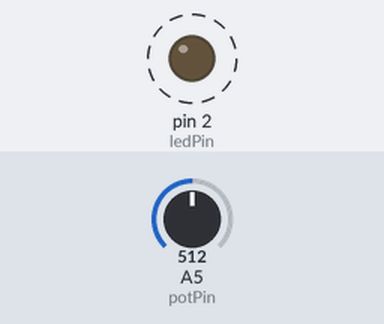
A sketch run on a simulated Arduino Uno, built with avr-gcc and run on an emulated ATmega328P. On the bench: output pins drawn as LEDs (lit = HIGH). Dashed ring = blinking. Inputs (shaded band) come from the test bench; at power-on: A5 (potPin) = 512.

Above: at 1.8 s.
1.9 s: A5 (potPin) set to 0
At 2.7 s:
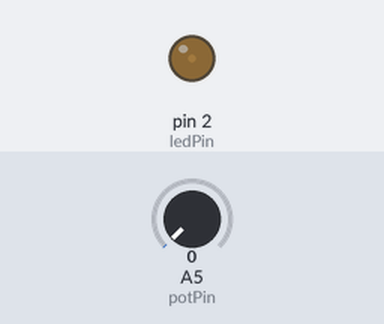
3.6 s: A5 (potPin) set to 122
At 3.9 s:
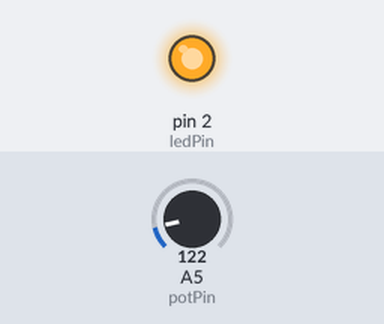
Timing chart, 0 to 13.1 s (numbered marks = the images above; inputs shaded):
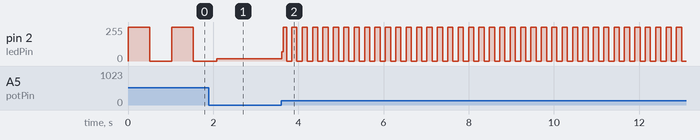

Measured:
- after the input at 3.6 s, pin 2 (ledPin): 16/255 → 69/255 at once, then moves between 0/255 and 255/255, repeating every 0.24 s
- by itself, pin 2 (ledPin): alternates 255/255 for 0.51 s and 0/255 for 0.51 s

The sketch:

sketch_potentiometer.ino
```cpp
int potPin = A5;    // select the input pin for the potentiometer
int ledPin = 2;     // select the pin for the LED
int val = 0;        // variable to store the value coming from the sensor

void setup() {
  pinMode(ledPin, OUTPUT);  // declare the ledPin as an OUTPUT
}

void loop() {
  val = analogRead(potPin);    // read the value from the sensor
  digitalWrite(ledPin, HIGH);  // turn the ledPin on
  delay(val);                  // stop the program for some time
  digitalWrite(ledPin, LOW);   // turn the ledPin off
  delay(val);                  // stop the program for some time
}
```
